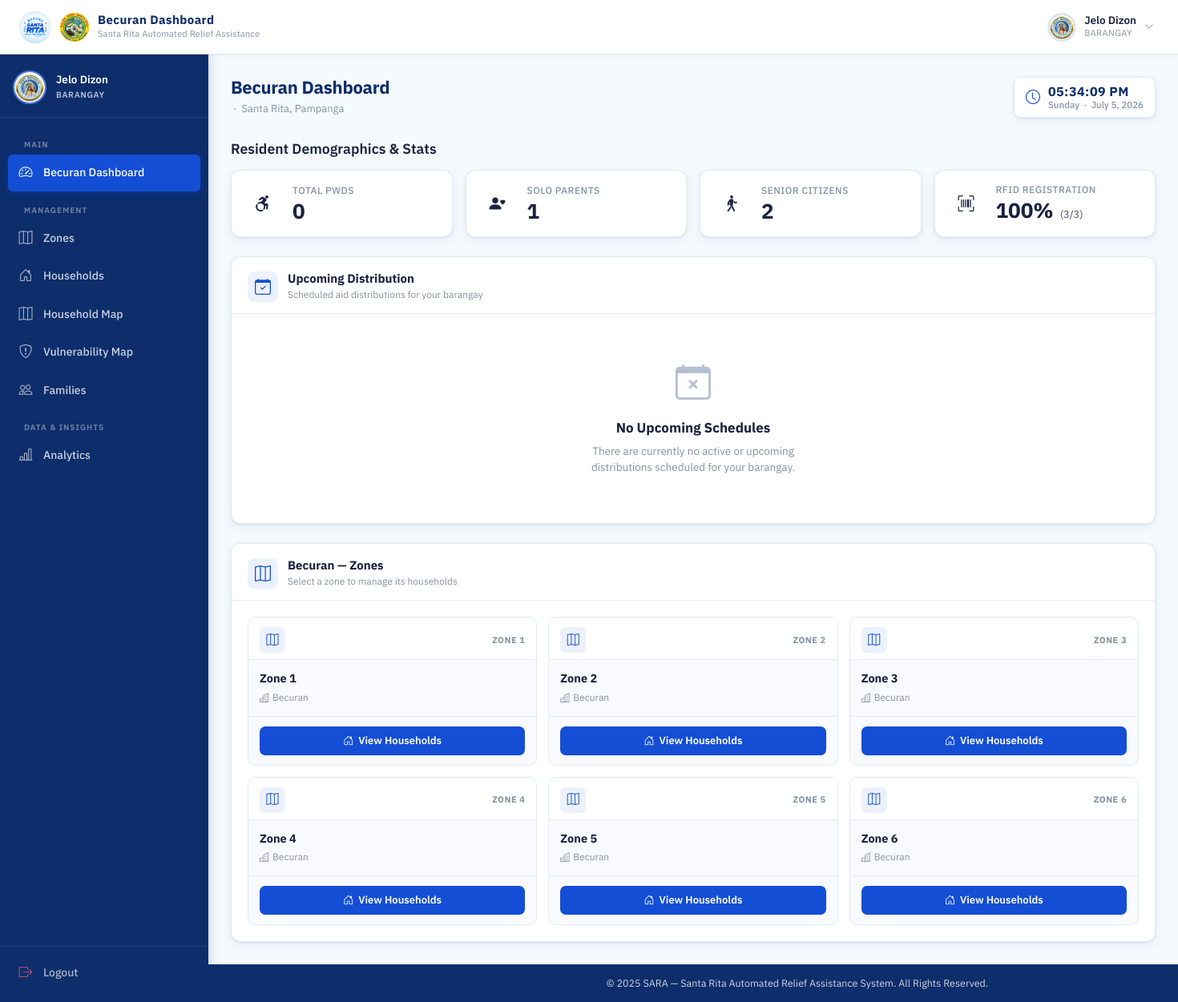
The app's page /barangay/dashboard/ (signed in) with its own data.
### accounts/models.py (models this page shows, shortened)
class Barangay(models.Model):
    name = models.CharField(max_length=100, unique=True)
    def __str__(self):
        return self.name

class User(AbstractUser):
    ROLE_CHOICES = (
        ('MSWDO', 'MSWDO Admin'),
        ('MSWDO_STAFF', 'MSWDO Staff'),
        ('BARANGAY', 'Barangay Admin'),
    )
    email = models.EmailField(unique=True)
    role = models.CharField(max_length=20, choices=ROLE_CHOICES)
    barangay = models.ForeignKey(
        'Barangay', on_delete=models.SET_NULL, blank=True, null=True, related_name='users'
    )
    is_active = models.BooleanField(default=True)
    middle_name = models.CharField(max_length=150, blank=True)
    suffix = models.CharField(max_length=10, blank=True, null=True)
    position = models.CharField(max_length=100, blank=True)
    birth_place = models.CharField(max_length=200, blank=True)
    CIVIL_STATUS_CHOICES = (
        ('SINGLE', 'Single'),
        ('MARRIED', 'Married'),
        ('WIDOWED', 'Widowed'),
        ('SEPARATED', 'Separated'),
        ('ANNULLED', 'Annulled'),
    )
    civil_status = models.CharField(max_length=20, choices=CIVIL_STATUS_CHOICES, blank=True)
    citizenship = models.CharField(max_length=100, blank=True, default='Filipino')
    must_change_password = models.BooleanField(default=False)
    SEX_CHOICES = (
        ('M', 'Male'),
        ('F', 'Female'),
    )
    sex = models.CharField(max_length=1, choices=SEX_CHOICES, blank=True)
    birthdate = models.DateField(blank=True, null=True)
    contact_number = models.CharField(
        max_length=13,
        blank=True,
        validators=[
            RegexValidator(
                regex=r'^(09|\+639)\d{9}$',
                message="Phone number must be entered in the format: '09XXXXXXXXX' or '+639XXXXXXXXX'."
            )
        ]
    )
    profile_image = models.ImageField(upload_to=user_profile_image_path, blank=True, null=True)

### households/models.py (models this page shows, shortened)
class Zone(models.Model):
    barangay = models.ForeignKey(Barangay, on_delete=models.CASCADE, related_name='zones')
    name = models.CharField(max_length=50)

### core/views.py (the view)
# urls.py: path('barangay/dashboard/', views.barangay_dashboard, name='barangay_dashboard'),
@login_required(login_url='login')
@session_protected
def barangay_dashboard(request):
    if request.user.role != 'BARANGAY':
        return HttpResponseForbidden("Access Denied")
    barangay_obj = request.user.barangay  # ForeignKey object or name — adjust below
    zones = Zone.objects.filter(barangay=barangay_obj)
    now = timezone.localtime(timezone.now())
    AidSchedule.objects.filter(end_datetime__lt=now, is_active=True).update(is_active=False)
    active_schedules = AidSchedule.objects.filter(
        schedule_datetime__lte=now,
        end_datetime__gte=now,
        is_active=True
    ).filter(
        Q(barangay=barangay_obj) | Q(barangay__isnull=True)
    )
    upcoming_schedules = AidSchedule.objects.filter(
        schedule_datetime__gt=now,
        is_active=True
    ).filter(
        Q(barangay=barangay_obj) | Q(barangay__isnull=True)
    )
    pwd_count = FamilyMember.objects.filter(family__household__barangay=barangay_obj, is_pwd=True).count()
    solo_parent_count = FamilyMember.objects.filter(family__household__barangay=barangay_obj, is_solo_parent=True).count()
    senior_count = FamilyMember.objects.filter(family__household__barangay=barangay_obj, is_senior_citizen=True).count()
    total_families = Family.objects.filter(household__barangay=barangay_obj).count()
    total_families_rfid = Family.objects.filter(household__barangay=barangay_obj, rfid_uid__isnull=False).exclude(rfid_uid="").count()
    rfid_completion_percent = round((total_families_rfid / total_families) * 100) if total_families > 0 else 0
    return render(request, 'core/barangay_dashboard.html', {
        'barangay': barangay_obj,
        'zones': zones,
        'active_schedules': active_schedules,
        'upcoming_schedules': upcoming_schedules,
        'pwd_count': pwd_count,
        'solo_parent_count': solo_parent_count,
        'senior_count': senior_count,
        'total_families': total_families,
        'total_families_rfid': total_families_rfid,
        'rfid_completion_percent': rfid_completion_percent,
    })

### core/templates/core/barangay_dashboard.html (shortened to what this page needs)
{% extends 'base.html' %}
{% load static %}
{% block navbar_title %}{{ barangay }} Dashboard{% endblock %}
{% block css %}
<link rel="stylesheet" href="{% static 'css/mswdo_dashboard.css' %}">
<link rel="stylesheet" href="{% static 'css/barangay_accounts.css' %}">
<link rel="stylesheet" href="{% static 'css/barangay_list.css' %}">
<link rel="stylesheet" href="{% static 'css/households.css' %}">
{% endblock %}
{% block content %}
<div class="dash-page-header">
  <div>
    <h1 class="dash-page-title">{{ barangay }} Dashboard</h1>
    <p class="dash-page-sub">
      &nbsp;·&nbsp; Santa Rita, Pampanga
    </p>
  </div>
  <div class="dash-header-actions">
    <div class="dash-clock">
      <i class="bi bi-clock dash-clock__icon"></i>
      <div class="dash-clock__body">
        <span class="dash-clock__time" id="dashTime"></span>
        <span class="dash-clock__date">
          <span id="dashDay"></span>
          &nbsp;&middot;&nbsp;
          <span id="dashDate"></span>
        </span>
      </div>
    </div>
  </div>
</div>
<h3 class="dash-section-title mt-4 mb-3" style="font-size: 1.1rem; color: var(--clr-gray-700); font-weight: 600;">Resident Demographics & Stats</h3>
<div class="dash-grid dash-grid--cards mb-4">
  <div class="stat-card stat-card--purple" style="--card-color: #8b5cf6;">
    <div class="stat-card__icon">
      <i class="bi bi-person-wheelchair"></i>
    </div>
    <div class="stat-card__body">
      <span class="stat-card__label">Total PWDs</span>
      <span class="stat-card__value">{{ pwd_count }}</span>
    </div>
  </div>
  <div class="stat-card stat-card--pink" style="--card-color: #ec4899;">
    <div class="stat-card__icon">
      <i class="bi bi-person-heart"></i>
    </div>
    <div class="stat-card__body">
      <span class="stat-card__label">Solo Parents</span>
      <span class="stat-card__value">{{ solo_parent_count }}</span>
    </div>
  </div>
  <div class="stat-card stat-card--orange" style="--card-color: #f97316;">
    <div class="stat-card__icon">
      <i class="bi bi-person-walking"></i>
    </div>
    <div class="stat-card__body">
      <span class="stat-card__label">Senior Citizens</span>
      <span class="stat-card__value">{{ senior_count }}</span>
    </div>
  </div>
  <div class="stat-card stat-card--green" style="--card-color: #10b981;">
    <div class="stat-card__icon">
      <i class="bi bi-upc-scan"></i>
    </div>
    <div class="stat-card__body">
      <span class="stat-card__label">RFID Registration</span>
      <div class="d-flex align-items-baseline gap-2">
        <span class="stat-card__value">{{ rfid_completion_percent }}%</span>
        <span style="font-size: 0.8rem; opacity: 0.8;">({{ total_families_rfid }}/{{ total_families }})</span>
      </div>
    </div>
  </div>
</div>
<div class="dash-panel mb-4">
  <div class="dash-panel__header">
    <div class="dash-panel__header-left">
      <i class="bi bi-calendar-check dash-panel__icon"></i>
      <div>
        <h2 class="dash-panel__title">Upcoming Distribution</h2>
        <p class="dash-panel__sub">Scheduled aid distributions for your barangay</p>
      </div>
    </div>
  </div>
  <div class="dash-panel__body">
    <div id="schedules-empty" style="display: none;">
      <div class="brgy-empty" style="padding: 32px 0 20px;">
        <i class="bi bi-calendar-x"></i>
        <h3>No Upcoming Schedules</h3>
        <p>There are currently no active or upcoming distributions scheduled for your barangay.</p>
      </div>
    </div>
  </div>
</div>
<div class="dash-panel">
  <div class="dash-panel__header">
    <div class="dash-panel__header-left">
      <i class="bi bi-map dash-panel__icon"></i>
      <div>
        <h2 class="dash-panel__title">{{ barangay }} — Zones</h2>
        <p class="dash-panel__sub">Select a zone to manage its households</p>
      </div>
    </div>
  </div>
  <div class="dash-panel__body">
    {% if zones %}
    <div class="zone-grid">
      {% for zone in zones %}
      <div class="zone-card">
        <div class="zone-card__header">
          <div class="zone-card__icon-wrap"><i class="bi bi-map"></i></div>
          <span class="zone-card__number">Zone {{ forloop.counter }}</span>
        </div>
        <div class="zone-card__body">
          <h3 class="zone-card__name">{{ zone.name }}</h3>
          <p class="zone-card__barangay"><i class="bi bi-buildings me-1"></i>{{ barangay }}</p>
        </div>
        <div class="zone-card__footer">
          <a href="{% url 'zone_detail' zone.id %}" class="btn-dash-primary zone-card__btn">
            <i class="bi bi-house-door"></i> View Households
          </a>
        </div>
      </div>
      {% endfor %}
    </div>
    {% else %}
    <div class="brgy-empty" style="padding: 32px 0 20px;">
      <i class="bi bi-map"></i>
      <h3>No Zones Found</h3>
      <p>No zones have been set up for {{ barangay }} yet.</p>
    </div>
    {% endif %}
  </div>
</div>
{% endblock %}

### templates/base.html (shortened to what this page needs)
{% load static %}
<!DOCTYPE html>
<html lang="en">
<head>
  <link href="https://cdn.jsdelivr.net/npm/bootstrap@5.3.2/dist/css/bootstrap.min.css" rel="stylesheet">
  <link href="https://cdn.jsdelivr.net/npm/bootstrap-icons@1.11.3/font/bootstrap-icons.min.css" rel="stylesheet">
  <link rel="stylesheet" href="{% static 'css/base.css' %}">
  {% block css %}{% endblock %}
</head>
<body>
<div class="page-wrapper">
  <nav class="topbar" id="topbar">
    <div class="topbar-left">
      <a class="topbar-brand" href="#">
        <img src="{% static 'images/logo.jpg' %}" alt="SARA Logo" class="topbar-logo">
        <img src="{% static 'images/SRP.png' %}" alt="SRP Logo" class="topbar-logo topbar-logo--srp">
        <div class="topbar-title-group">
          <span class="topbar-title">{% block navbar_title %}SARA SYSTEM{% endblock %}</span>
          <span class="topbar-subtitle">Santa Rita Automated Relief Assistance</span>
        </div>
      </a>
    </div>
    <div class="topbar-right">
      {% if user.is_authenticated %}
      <div class="topbar-user" id="userDropdownToggle">
        <div class="topbar-avatar">
          {% if user.profile_image %}
            <img src="{{ user.profile_image.url }}" alt="{{ user.get_full_name }}">
          {% else %}
            <span class="avatar-initials">
              {{ user.first_name|first|upper }}{{ user.last_name|first|upper }}
            </span>
          {% endif %}
        </div>
        <div class="topbar-user-info">
          <span class="topbar-username">{{ user.get_full_name|default:user.username }}</span>
          <span class="topbar-role">{{ user.role|default:"User" }}</span>
        </div>
        <i class="bi bi-chevron-down topbar-chevron" id="userChevron"></i>
      </div>
      {% else %}
        {% if request.resolver_match.url_name != 'login' %}
        <a href="{% url 'login' %}" class="btn btn-primary shadow-sm" style="background-color: #0d47a1; border: none; font-weight: 600; padding: 0.5rem 1.25rem; border-radius: 8px;">
          <i class="bi bi-box-arrow-in-right me-1"></i> Login
        </a>
        {% endif %}
      {% endif %}
    </div>
  </nav>
  {% if user.is_authenticated and not hide_sidebar %}
  <aside class="sidebar" id="sidebar">
    <div class="sidebar-header">
      <div class="sidebar-user-card">
        <div class="sidebar-avatar">
          {% if user.profile_image %}
            <img src="{{ user.profile_image.url }}" alt="{{ user.get_full_name }}">
          {% else %}
            <span class="avatar-initials avatar-initials--lg">
              {{ user.first_name|first|upper }}{{ user.last_name|first|upper }}
            </span>
          {% endif %}
        </div>
        <div class="sidebar-user-info">
          <span class="sidebar-username">{{ user.get_full_name|default:user.username }}</span>
          <span class="sidebar-role-badge">{{ user.role|default:"User" }}</span>
        </div>
      </div>
    </div>
    <nav class="sidebar-body">
      <ul class="sidebar-nav">
        {% if user.role == 'BARANGAY' %}
        <li class="sidebar-section-label">Main</li>
        <li class="sidebar-item">
          <a href="{% url 'barangay_dashboard' %}" class="sidebar-link {% if request.resolver_match.url_name == 'barangay_dashboard' %}active{% endif %}">
            <i class="bi bi-speedometer2"></i>
            <span>{{ user.barangay }} Dashboard</span>
          </a>
        </li>
        <li class="sidebar-section-label">Management</li>
        <li class="sidebar-item">
          <a href="#" class="sidebar-link">
            <i class="bi bi-map"></i>
            <span>Zones</span>
          </a>
        </li>
        <li class="sidebar-item">
          <a href="#" class="sidebar-link">
            <i class="bi bi-house-door"></i>
            <span>Households</span>
          </a>
        </li>
        <li class="sidebar-item">
          <a href="{% url 'household_map' %}" class="sidebar-link {% if request.resolver_match.url_name == 'household_map' %}active{% endif %}">
            <i class="bi bi-map"></i>
            <span>Household Map</span>
          </a>
        </li>
        <li class="sidebar-item">
          <a href="{% url 'household_vulnerability_map' %}" class="sidebar-link {% if request.resolver_match.url_name == 'household_vulnerability_map' %}active{% endif %}">
            <i class="bi bi-shield-exclamation"></i>
            <span>Vulnerability Map</span>
          </a>
        </li>
        <li class="sidebar-item">
          <a href="#" class="sidebar-link">
            <i class="bi bi-people"></i>
            <span>Families</span>
          </a>
        </li>
        <li class="sidebar-section-label">Data & Insights</li>
        <li class="sidebar-item">
          <a href="{% url 'barangay_analytics' %}" class="sidebar-link {% if request.resolver_match.url_name == 'barangay_analytics' %}active{% endif %}">
            <i class="bi bi-bar-chart-line"></i>
            <span>Analytics</span>
          </a>
        </li>
        {% endif %}
      </ul>
    </nav>
    <div class="sidebar-footer">
      <a href="{% url 'logout' %}" class="sidebar-link sidebar-logout">
        <i class="bi bi-box-arrow-right"></i>
        <span>Logout</span>
      </a>
    </div>
  </aside>
  {% endif %}
  <main class="{% if user.is_authenticated and not hide_sidebar %}main-content{% endif %}">
    {% block content %}{% endblock %}
  </main>
  <footer class="{% if user.is_authenticated and not hide_sidebar %}footer footer--dashboard{% else %}footer{% endif %}">
    <div class="footer-content">
      <p>&copy; 2025 SARA &mdash; Santa Rita Automated Relief Assistance System. All Rights Reserved.</p>
    </div>
  </footer>
</div>
</body>
</html>

### records on screen
Barangay: name "Becuran"
User: profile_image (picture), get_full_name "Jelo Dizon", role "BARANGAY", barangay "Becuran"
Zone: name "Zone 1"
Zone: name "Zone 2"
Zone: name "Zone 3"
Zone: name "Zone 4"
Zone: name "Zone 5"
Zone: name "Zone 6"

### other values on screen
{{ pwd_count }} "0"
{{ solo_parent_count }} "1"
{{ senior_count }} "2"
{{ rfid_completion_percent }} "100"
{{ total_families_rfid }} "3"
{{ total_families }} "3"
